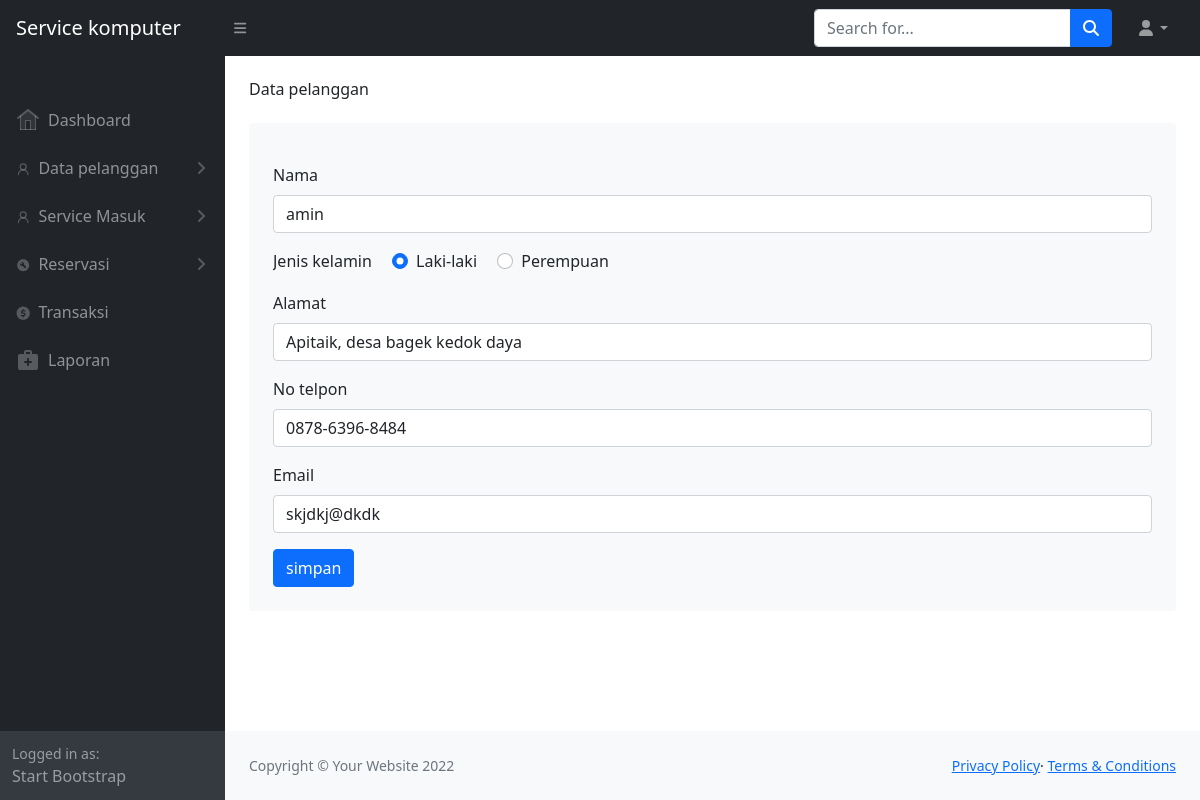
The app's page /pelanggan-edit.php?id_pelanggan=1&aksi=edit with its own data.
### tables this page shows
CREATE TABLE `tb_pelanggan` (
  `id_pelanggan` int(11) NOT NULL,
  `nama` varchar(100) NOT NULL,
  `jenis_kelamin` varchar(100) NOT NULL,
  `alamat` varchar(100) NOT NULL,
  `no_hp` varchar(100) NOT NULL,
  `email` varchar(100) NOT NULL
);

### pelanggan-edit.php (the view, shortened to what this page needs)
<?php
include "database.php";
$database = new database();
include "header.php";
?>
<div class="container-fluid pt-4 px-4">
    <div class="col-12">
        <h6 class="mb-4">Data pelanggan</h6>
        <div class="bg-light rounded h-100 p-4">
            <div class="table-responsive">
                <form action="proses.php?aksi=update" method="post">
                <?php
            foreach($database->Edit_data_pelanggan($_GET['id_pelanggan']) as $data){
            ?>
                    <table>
                        <div class="mb-3">
                            <label for="nama" class="form-label">Nama</label>
                            <input type="text" class="form-control" name="nama" id="nama" value="<?php echo $data['nama']; ?>">
                        </div>
                        <div class="mb-3">
                            <label for="jenis_kelamin" class="form-check-inline">Jenis kelamin</label>
                                <div class="form-check form-check-inline">
                                    <input type="radio" name="jenis_kelamin" value="Laki-laki" class="form-check-input" checked>
                                    <label for="jenis_kelamin_l" class="form-check-label">Laki-laki</label>
                                </div>
                                <div class="form-check form-check-inline">
                                    <input type="radio" name="jenis_kelamin" value="Perempuan" class="form-check-input">
                                    <label for="jenis_kelamin" class="form-check-label">Perempuan</label>
                                </div>
                        </div>
                        <div class="mb-3">
                            <label for="alamat" class="form-label">Alamat</label>
                            <input type="text" name="alamat" id="alamat" value="<?php echo $data['alamat']; ?>" class="form-control">
                        </div>
                        <div class="mb-3">
                            <label for="no_hp" class="form-label">No telpon</label>
                            <input type="text" name="no_hp" id="no_hp" value="<?php echo $data['no_hp']; ?>" class="form-control">
                        </div>
                        <div class="mb-3">
                            <label for="email" class="form-label">Email </label>
                            <input type="text" name="email" id="email" value="<?php echo $data['email']; ?>" class="form-control" aria-describedby="emailHelp">
                        </div>
                    </table>
                    <?php
                        }
                    ?>
                        <button type="submit" class="btn btn-primary">simpan</button>
                </form>
                </div>
            </div>
    </div>
</div>
<?php
include "footer.php";
?>

### records on screen
tb_pelanggan: nama "amin", alamat "Apitaik, desa bagek kedok daya", no_hp "0878-6396-8484", email "skjdkj@dkdk"
